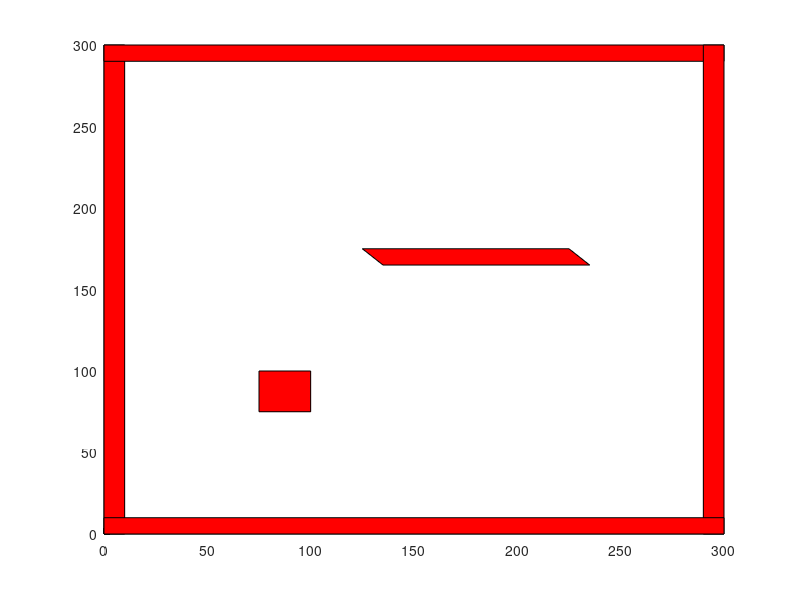

MATLAB code for this plot:
%
% THIS FILE CONTAINS THE IMPLEMENTATION FOR SHOWING THE MAP CONTAINING THE OBSTACLES
%
% COPYRIGHT BELONGS TO THE AUTHOR OF THIS CODE
%
% AUTHOR : LAKSHMAN KUMAR
% AFFILIATION : UNIVERSITY OF MARYLAND, MARYLAND ROBOTICS CENTER
% EMAIL : LKUMAR93@UMD.EDU
% LINKEDIN : WWW.LINKEDIN.COM/IN/LAKSHMANKUMAR1993
%
% THE WORK (AS DEFINED BELOW) IS PROVIDED UNDER THE TERMS OF THE MIT LICENSE
% THE WORK IS PROTECTED BY COPYRIGHT AND/OR OTHER APPLICABLE LAW. ANY USE OF
% THE WORK OTHER THAN AS AUTHORIZED UNDER THIS LICENSE OR COPYRIGHT LAW IS PROHIBITED.
% 
% BY EXERCISING ANY RIGHTS TO THE WORK PROVIDED HERE, YOU ACCEPT AND AGREE TO
% BE BOUND BY THE TERMS OF THIS LICENSE. THE LICENSOR GRANTS YOU THE RIGHTS
% CONTAINED HERE IN CONSIDERATION OF YOUR ACCEPTANCE OF SUCH TERMS AND
% CONDITIONS.
%


function ShowMap

x = [0 0 10 10];
y = [0 300 300 0];
patch(x,y,'red')

x = [ 0 300 300 0];
y = [ 300 300 290 290];
patch(x,y,'red')

x = [ 290 300 300 290];
y = [ 300 300 0 0];
patch(x,y,'red')

x = [ 300 0 0 300];
y = [  0 0 10 10];
patch(x,y,'red')

x = [ 100 100 75 75];
y = [  100 75 75 100];
patch(x,y,'red')

x = [ 125 225 235 135];
y = [  175 175 165 165];
patch(x,y,'red')


end
